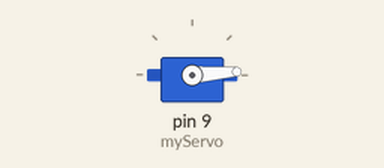
A sketch run on a simulated Arduino Uno, built with avr-gcc and run on an emulated ATmega328P. Parts: servo.

Above: at 0.05 s.
At 1.1 s:
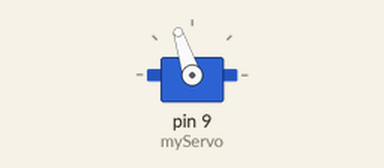
At 2.15 s:
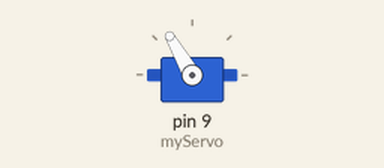
At 4.25 s:
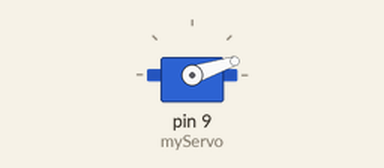
Timing chart, 0 to 8.4 s (numbered marks = the images above):
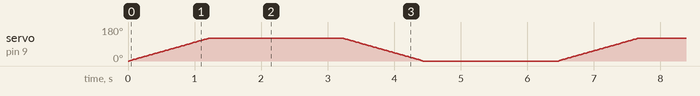

The sketch:

06_Servo_Using_Functions.ino
```cpp
#include <Servo.h>

Servo myServo;
const int STEP_DELAY = 20;
const int STEP_VALUE = 2;

void setup() {
  myServo.attach(9);
}

void moveStep(int angle) {
  myServo.write(angle);
  delay(STEP_DELAY);
}

void moveSmooth(int start, int end) {
  if(start < end) {
    for(int angle = start; angle <= end; angle += STEP_VALUE) {
      moveStep(angle);
    }
  }

  else {
    for(int angle = start; angle >= end; angle -= STEP_VALUE) {
      moveStep(angle);
    }
  }

}

void loop() {
  moveSmooth(0, 120);
  delay(2000);
  moveSmooth(120, 0);
  delay(2000);

}
```
